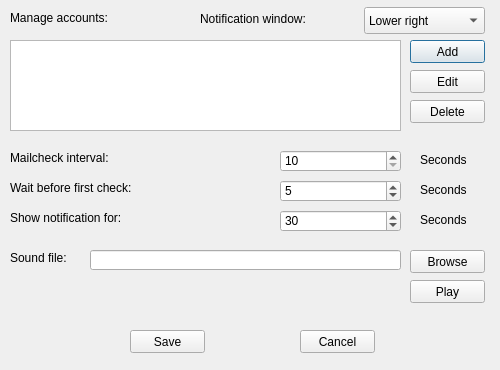
<?xml version="1.0" encoding="UTF-8"?>
<ui version="4.0">
 <class>OptionsDialog</class>
 <widget class="QDialog" name="OptionsDialog">
  <property name="geometry">
   <rect>
    <x>0</x>
    <y>0</y>
    <width>500</width>
    <height>370</height>
   </rect>
  </property>
  <property name="sizePolicy">
   <sizepolicy hsizetype="Fixed" vsizetype="Fixed">
    <horstretch>0</horstretch>
    <verstretch>0</verstretch>
   </sizepolicy>
  </property>
  <property name="minimumSize">
   <size>
    <width>500</width>
    <height>370</height>
   </size>
  </property>
  <property name="maximumSize">
   <size>
    <width>500</width>
    <height>370</height>
   </size>
  </property>
  <property name="windowTitle">
   <string>Settings</string>
  </property>
  <property name="windowIcon">
   <iconset>
    <normaloff>images/tray1.png</normaloff>images/tray1.png</iconset>
  </property>
  <widget class="QLabel" name="label">
   <property name="geometry">
    <rect>
     <x>10</x>
     <y>10</y>
     <width>141</width>
     <height>16</height>
    </rect>
   </property>
   <property name="text">
    <string>Manage accounts:</string>
   </property>
  </widget>
  <widget class="QListWidget" name="listWidget">
   <property name="geometry">
    <rect>
     <x>10</x>
     <y>40</y>
     <width>391</width>
     <height>91</height>
    </rect>
   </property>
  </widget>
  <widget class="QPushButton" name="button_Add">
   <property name="geometry">
    <rect>
     <x>410</x>
     <y>40</y>
     <width>75</width>
     <height>23</height>
    </rect>
   </property>
   <property name="text">
    <string>Add</string>
   </property>
  </widget>
  <widget class="QPushButton" name="button_Edit">
   <property name="geometry">
    <rect>
     <x>410</x>
     <y>70</y>
     <width>75</width>
     <height>23</height>
    </rect>
   </property>
   <property name="text">
    <string>Edit</string>
   </property>
  </widget>
  <widget class="QPushButton" name="button_Delete">
   <property name="geometry">
    <rect>
     <x>410</x>
     <y>100</y>
     <width>75</width>
     <height>23</height>
    </rect>
   </property>
   <property name="text">
    <string>Delete</string>
   </property>
  </widget>
  <widget class="QLabel" name="label_2">
   <property name="geometry">
    <rect>
     <x>10</x>
     <y>150</y>
     <width>241</width>
     <height>16</height>
    </rect>
   </property>
   <property name="text">
    <string>Mailcheck interval:</string>
   </property>
  </widget>
  <widget class="QSpinBox" name="spinBox">
   <property name="geometry">
    <rect>
     <x>280</x>
     <y>150</y>
     <width>121</width>
     <height>22</height>
    </rect>
   </property>
   <property name="minimum">
    <number>10</number>
   </property>
   <property name="maximum">
    <number>86400</number>
   </property>
  </widget>
  <widget class="QLabel" name="label_3">
   <property name="geometry">
    <rect>
     <x>420</x>
     <y>150</y>
     <width>71</width>
     <height>20</height>
    </rect>
   </property>
   <property name="text">
    <string>Seconds</string>
   </property>
  </widget>
  <widget class="QPushButton" name="button_Save">
   <property name="geometry">
    <rect>
     <x>130</x>
     <y>330</y>
     <width>75</width>
     <height>23</height>
    </rect>
   </property>
   <property name="text">
    <string>Save</string>
   </property>
  </widget>
  <widget class="QPushButton" name="button_Cancel">
   <property name="geometry">
    <rect>
     <x>300</x>
     <y>330</y>
     <width>75</width>
     <height>23</height>
    </rect>
   </property>
   <property name="text">
    <string>Cancel</string>
   </property>
  </widget>
  <widget class="QLabel" name="label_4">
   <property name="geometry">
    <rect>
     <x>10</x>
     <y>250</y>
     <width>71</width>
     <height>16</height>
    </rect>
   </property>
   <property name="text">
    <string>Sound file:</string>
   </property>
  </widget>
  <widget class="QLineEdit" name="line_Sound">
   <property name="geometry">
    <rect>
     <x>90</x>
     <y>250</y>
     <width>311</width>
     <height>20</height>
    </rect>
   </property>
  </widget>
  <widget class="QPushButton" name="button_Browse">
   <property name="geometry">
    <rect>
     <x>410</x>
     <y>250</y>
     <width>75</width>
     <height>23</height>
    </rect>
   </property>
   <property name="text">
    <string>Browse</string>
   </property>
  </widget>
  <widget class="QPushButton" name="button_Play">
   <property name="geometry">
    <rect>
     <x>410</x>
     <y>280</y>
     <width>75</width>
     <height>23</height>
    </rect>
   </property>
   <property name="text">
    <string>Play</string>
   </property>
  </widget>
  <widget class="QLabel" name="label_5">
   <property name="geometry">
    <rect>
     <x>10</x>
     <y>180</y>
     <width>251</width>
     <height>16</height>
    </rect>
   </property>
   <property name="text">
    <string>Wait before first check:</string>
   </property>
  </widget>
  <widget class="QLabel" name="label_6">
   <property name="geometry">
    <rect>
     <x>10</x>
     <y>210</y>
     <width>241</width>
     <height>16</height>
    </rect>
   </property>
   <property name="text">
    <string>Show notification for:</string>
   </property>
  </widget>
  <widget class="QSpinBox" name="spin_Waitfirst">
   <property name="geometry">
    <rect>
     <x>280</x>
     <y>180</y>
     <width>121</width>
     <height>22</height>
    </rect>
   </property>
   <property name="minimum">
    <number>1</number>
   </property>
   <property name="maximum">
    <number>86400</number>
   </property>
   <property name="value">
    <number>5</number>
   </property>
  </widget>
  <widget class="QSpinBox" name="spin_Notificationtimeout">
   <property name="geometry">
    <rect>
     <x>280</x>
     <y>210</y>
     <width>121</width>
     <height>22</height>
    </rect>
   </property>
   <property name="minimum">
    <number>1</number>
   </property>
   <property name="maximum">
    <number>86400</number>
   </property>
   <property name="value">
    <number>30</number>
   </property>
  </widget>
  <widget class="QLabel" name="label_7">
   <property name="geometry">
    <rect>
     <x>420</x>
     <y>180</y>
     <width>71</width>
     <height>20</height>
    </rect>
   </property>
   <property name="text">
    <string>Seconds</string>
   </property>
  </widget>
  <widget class="QLabel" name="label_8">
   <property name="geometry">
    <rect>
     <x>420</x>
     <y>210</y>
     <width>71</width>
     <height>20</height>
    </rect>
   </property>
   <property name="text">
    <string>Seconds</string>
   </property>
  </widget>
  <widget class="QComboBox" name="comboBox">
   <property name="geometry">
    <rect>
     <x>364</x>
     <y>7</y>
     <width>121</width>
     <height>27</height>
    </rect>
   </property>
   <item>
    <property name="text">
     <string>Lower right</string>
    </property>
   </item>
   <item>
    <property name="text">
     <string>Upper right</string>
    </property>
   </item>
   <item>
    <property name="text">
     <string>Lower left</string>
    </property>
   </item>
   <item>
    <property name="text">
     <string>Upper left</string>
    </property>
   </item>
   <item>
    <property name="text">
     <string>Center</string>
    </property>
   </item>
  </widget>
  <widget class="QLabel" name="label_9">
   <property name="geometry">
    <rect>
     <x>200</x>
     <y>10</y>
     <width>161</width>
     <height>17</height>
    </rect>
   </property>
   <property name="text">
    <string>Notification window:</string>
   </property>
  </widget>
 </widget>
 <tabstops>
  <tabstop>listWidget</tabstop>
  <tabstop>button_Add</tabstop>
  <tabstop>button_Edit</tabstop>
  <tabstop>button_Delete</tabstop>
  <tabstop>spinBox</tabstop>
  <tabstop>line_Sound</tabstop>
  <tabstop>button_Browse</tabstop>
  <tabstop>button_Play</tabstop>
  <tabstop>button_Save</tabstop>
  <tabstop>button_Cancel</tabstop>
 </tabstops>
 <resources/>
 <connections/>
</ui>
